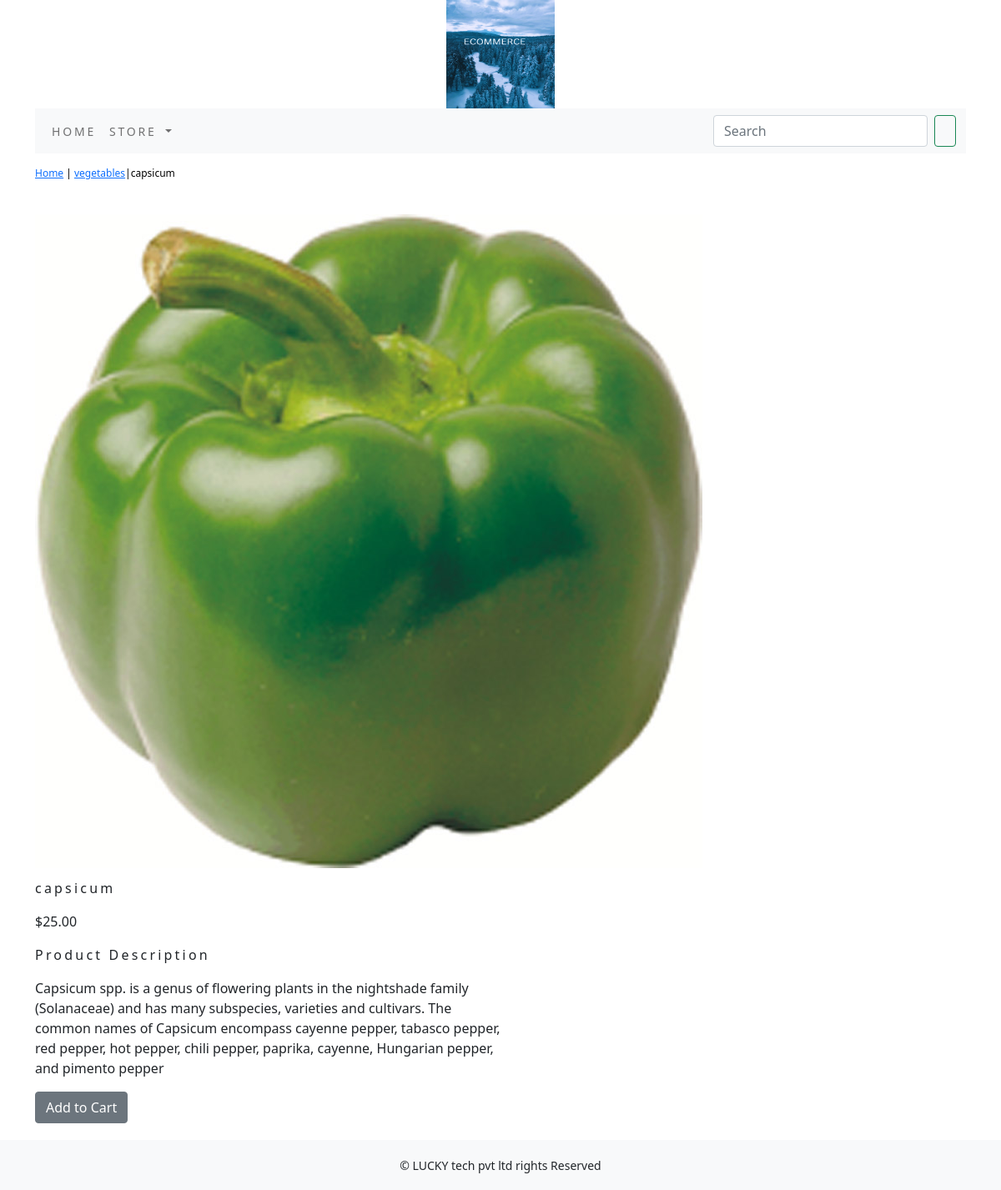
/store/vegetables/capsicum/, run on the app's committed database.
### store/models.py (models this page shows, shortened)
class Product(models.Model):
    name=models.CharField(max_length=250,unique=True)
    slug=models.SlugField(max_length=250,unique=True)
    description=models.TextField(blank=True)
    price=models.DecimalField(max_digits=10,decimal_places=2)
    category=models.ForeignKey(Category,on_delete=models.CASCADE)
    image=models.ImageField(upload_to='product',blank=True)
    stock=models.IntegerField()
    available=models.BooleanField(default=True)
    created=models.DateTimeField(auto_now_add=True)
    updated=models.DateTimeField(auto_now_add=True)
    class Meta:
        ordering = ('name',)
        verbose_name = 'product'
        verbose_name_plural = 'products'

class Category(models.Model):
    name=models.CharField(max_length=250,unique=True)
    slug=models.SlugField(max_length=250,unique=True)
    description=models.TextField(blank=True)
    image=models.ImageField(upload_to='category',blank=True)
    class Meta:
        ordering=('name',)
        verbose_name='category'
        verbose_name_plural='categories'
    def get_url(self):
        return reverse('store:products_by_category',args=[self.slug])
    def __str__(self):
        return '{}'.format(self.name)

### store/views.py (the view)
# urls.py: path('<slug:c_slug>/<slug:product_slug>/', views.proDetail, name='prodCatdetail'),
def proDetail(request,c_slug,product_slug):
    try:
        product=Product.objects.get(category__slug=c_slug,slug=product_slug)
    except Exception as e:
        raise e
    return render(request,'product.html',{'product':product})

### cart/context_processors.py (called while the page is built)
def counter(request):
    item_count=0
    if 'admin' in request.path:
         return {}
    else:
        try:
            cart=Cart.objects.filter(cart_id=_cart_id(request))
            car_items=CartItem.objects.all().filter(cart=cart[:1])
            for cart_items in car_items:
                  item_count += cart_items.quantity
        except Cart.DoesNotExist:
            item_count =0
    return  dict(item_count=item_count)

### cart/views.py (called while the page is built)
def _cart_id(request):
    cart=request.session.session_key
    if not cart:
        cart=request.session.create()
    return cart

### store/context_processors.py (called while the page is built)
def menu_links(request):
    links=Category.objects.all()
    return dict(links=links)

### templates/product.html (shortened to what this page needs)
{% extends 'base.html' %}
{% load static %}
{% block content %}
<div class="row my_prod_row_class">
    <div class="mx_auto">
        <p> <a href="{% url 'store:allProdCat' %}">Home</a> | <a href ="{{product.category.get_url}}">{{product.category}}</a>|{{product.name}} </p>
    </div>
<div class="container">
<br>
<div class="row">
    <div class="col-12 col-sm-12 col-md-12 col-lg-6 text-center">
        <div style="min-width:18rem">
            <img src="{{product.image.url}}" alt="{{product.name}}">
        </div>
    </div>
</div>
     <div class="col-12 col-sm-12 col-md-12 col-lg-6">
         <div>
        <h1 class="my_prod_title">{{product.name}}</h1>
        <p>${{product.price}}</p>
        <p class="my_title">Product Description</p>
        <p class="text-justify my_rod_text">{{product.description}}</p>
        {% if product.stock <= 0 %}
        <p class="text-justify my_prod_text"><b> Out of stock </b></p>
        {% else %}
        <a class="btn btn-secondary" href="{% url 'cart:add_cart' product.id %}">Add to Cart</a>
        {% endif %}
</div>
    </div>
</div>
</div>
{% endblock %}

### static/css/custom.css (style rules this page uses)
body { font-family: 'Roboto', sans-serif; }
.my_title { font-size:16px; text_transform:uppercase; letter-spacing:.2em; }
.my_prod_row_class { padding-top:15px; padding-bottom:20px; }
.my_prod_row_class .mx_auto { color:#000; font-size:12px; text-decoration:none; }
.my_prod_title { font-size:16px; text_transform:uppercase; letter-spacing:.2em; padding-top:15px; padding-bottom:10px; }

### data on the page
Product: category "vegetables", name "capsicum", image (picture), price "25.00", description "Capsicum spp. is a genus of flowering plants in the nightshade family (Solanaceae) and has many subspecies, varieties and cultivars. The common names of Capsicum encompass cayenne pepper, tabasco pepper, red pepper, hot pepper, chili pepper, paprika, cayenne, Hungarian pepper, and pimento pepper"
